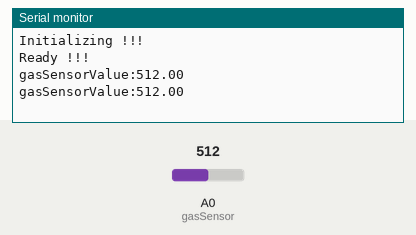
This sketch was run on a simulated Arduino Uno, built with avr-gcc and run on an emulated ATmega328P. On the bench: the last lines printed to the serial monitor. Inputs (shaded band) come from the test bench; at power-on: A0 (gasSensor) = 512.

Above: at 2.2 s.
2.3 s: A0 (gasSensor) set to 716
At 3.6 s:
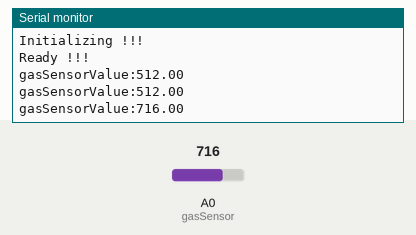
3.8 s: A0 (gasSensor) set to 900
At 4.8 s:
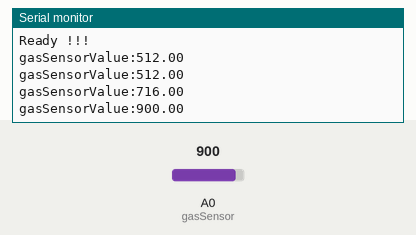
Timing chart, 0 to 6.8 s (numbered marks = the images above; inputs shaded):
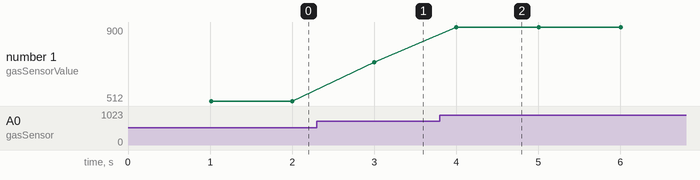

Measured:
- after the input at 2.3 s, the serial monitor: prints a new line after 0.70 s (image 1)
- after the input at 3.8 s, the serial monitor: prints a new line after 0.20 s (image 2)
- plotted number 1: 512 → 716 after the input at 2.3 s, 716 → 900 after the input at 3.8 s

The sketch:

MQ2GasSensorTest1.ino
```cpp
const byte gasSensor = A0;    // select the input pin for the GAS SENSOR

//variables used
float gasSensorValue = 0;  // variable to store the value coming from the GAS SENSOR
void setup() {
  // put your setup code here, to run once:

  Serial.begin(9600);
  Serial.println("Initializing !!!");
  pinMode(gasSensor, INPUT);
  delay(1000);//3 mins wait for stabilizing coil
  Serial.println("Ready !!!");

}

void loop() {
  // put your main code here, to run repeatedly:
  gasSensorValue = analogRead(gasSensor);
  Serial.print("gasSensorValue:");
  Serial.println(gasSensorValue);

  delay(1000);

}
```
